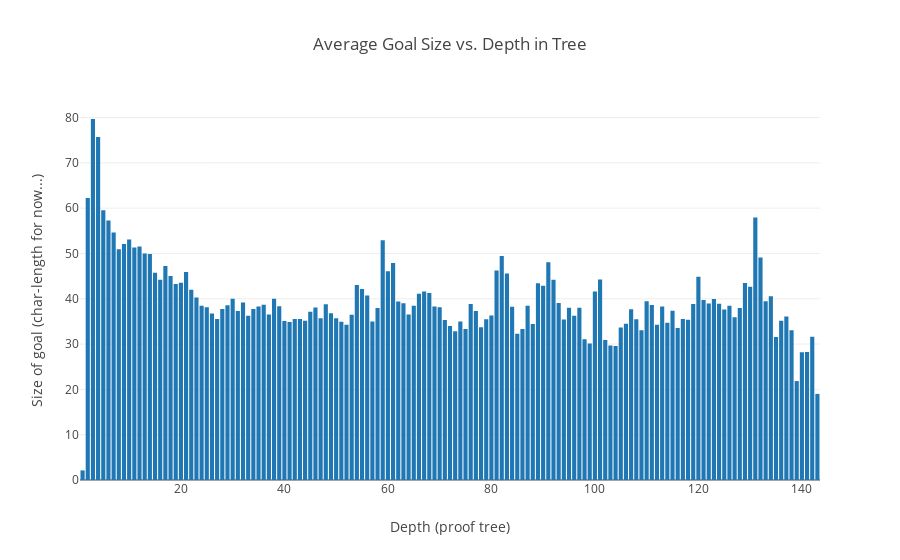

The code cell stored with this chart in its notebook:
### Code cell
import plotly
import plotly.plotly as py
import plotly.graph_objs as go

avg_depth_goal_size = tactr_stats.avg_depth_size(DepthMode.GOAL).items()
data = [go.Bar(x=[p[0] for p in avg_depth_goal_size], y=[p[1] for p in avg_depth_goal_size])]

layout = go.Layout(
    title='Average Goal Size vs. Depth in Tree',
    xaxis=dict(
        title='Depth (proof tree)'
    ),
    yaxis=dict(
        title='Size of goal (char-length for now...)',
    ),
)
fig = go.Figure(data=data, layout=layout)
plotly.offline.init_notebook_mode(connected=True)
plotly.offline.iplot(fig, filename='average-goal-size')

### Figure 1 — Plotly figure (JSON) as saved in the notebook; plotly's stock layout.template omitted (floating-point values rounded to 4 significant figures; data arrays with more than 128 entries replaced by an {"elided": "..."} marker saying what was removed)
{"data": [{"type": "bar", "x": {"elided": "143 int values"}, "y": {"elided": "143 float values"}}], "layout": {"title": "Average Goal Size vs. Depth in Tree", "xaxis": {"title": "Depth (proof tree)"}, "yaxis": {"title": "Size of goal (char-length for now...)"}}}
